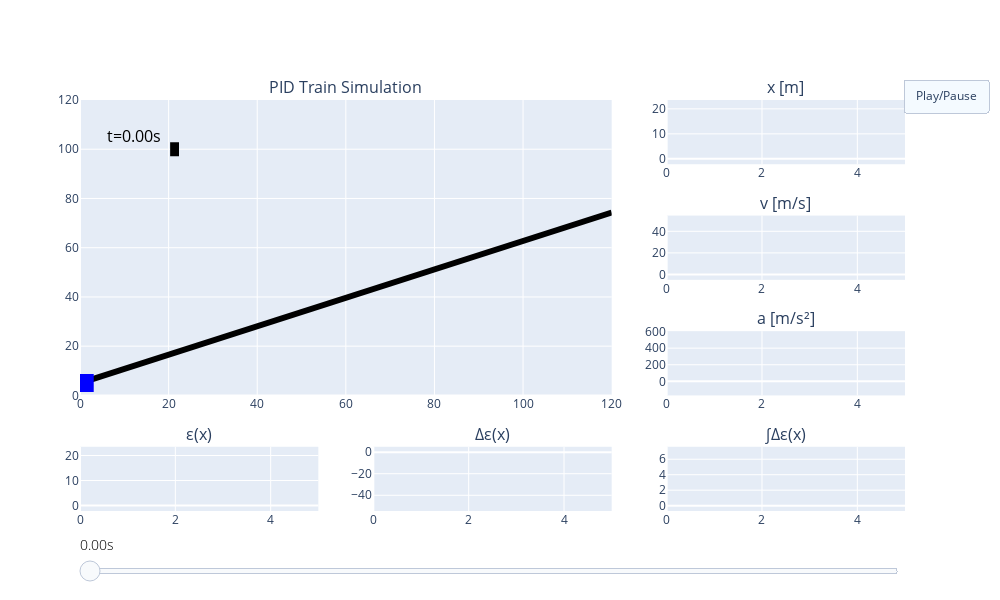

Notebook cell for this chart:
### Code cell
controller = pid(30,10,1,error = lambda t, w: w[0]-w[3])
theta= math.pi/6
x_box_0 = np.random.random()*120
y_box_0 = 100
x_train_0 = 0
y_train_0 = 5+math.sin(theta)*x_train_0
w_0 = np.array([x_box_0,y_box_0,0,x_train_0,0,y_train_0])
t_sol, w_sol = solve(lambda t,w,f,:train_and_rail(t,w,f),[0,5],w_0, controller=controller, n_steps=250)

plot_animation(t_sol, w_sol, controller, SKIPFRAMES=5).show()

### Figure 1 — Plotly figure (JSON) as saved in the notebook; plotly's stock layout.template omitted (floating-point values rounded to 4 significant figures)
{"data": [{"line": {"color": "black", "width": 6}, "mode": "lines", "type": "scatter", "x": [0, 120], "xaxis": "x", "y": [5, 74.28], "yaxis": "y"}, {"line": {"color": "blue", "width": 18}, "mode": "lines", "type": "scatter", "x": [-3.1, 3.1], "xaxis": "x", "y": [5, 5], "yaxis": "y"}, {"line": {"color": "black", "width": 14}, "mode": "lines", "type": "scatter", "x": [20.34, 22.34], "xaxis": "x", "y": [100, 100], "yaxis": "y"}, {"mode": "text", "text": ["t=0.00s"], "textfont": {"color": "black", "size": 16}, "textposition": "bottom right", "type": "scatter", "x": [6], "xaxis": "x", "y": [108], "yaxis": "y"}, {"line": {"color": "blue"}, "mode": "lines", "name": "x", "type": "scatter", "x": [0.0], "xaxis": "x2", "y": [0.0], "yaxis": "y2"}, {"line": {"color": "blue"}, "mode": "lines", "name": "v", "type": "scatter", "x": [0.0], "xaxis": "x3", "y": [0.0], "yaxis": "y3"}, {"line": {"color": "blue"}, "mode": "lines", "name": "a", "type": "scatter", "x": [0.0], "xaxis": "x4", "y": [0], "yaxis": "y4"}, {"line": {"color": "blue"}, "mode": "lines", "name": "ε(x)", "type": "scatter", "x": [0.0], "xaxis": "x5", "y": [21.34], "yaxis": "y5"}, {"line": {"color": "blue"}, "mode": "lines", "name": "Δε(x)", "type": "scatter", "x": [0.0], "xaxis": "x6", "y": [0], "yaxis": "y6"}, {"line": {"color": "blue"}, "mode": "lines", "name": "∫Δε(x)", "type": "scatter", "x": [0.0], "xaxis": "x7", "y": [0], "yaxis": "y7"}], "layout": {"annotations": [{"font": {"size": 16}, "showarrow": false, "text": "PID Train Simulation", "x": 0.3222, "xanchor": "center", "xref": "paper", "y": 1, "yanchor": "bottom", "yref": "paper"}, {"font": {"size": 16}, "showarrow": false, "text": "x [m]", "x": 0.8556, "xanchor": "center", "xref": "paper", "y": 1, "yanchor": "bottom", "yref": "paper"}, {"font": {"size": 16}, "showarrow": false, "text": "v [m/s]", "x": 0.8556, "xanchor": "center", "xref": "paper", "y": 0.7188, "yanchor": "bottom", "yref": "paper"}, {"font": {"size": 16}, "showarrow": false, "text": "a [m/s²]", "x": 0.8556, "xanchor": "center", "xref": "paper", "y": 0.4375, "yanchor": "bottom", "yref": "paper"}, {"font": {"size": 16}, "showarrow": false, "text": "ε(x)", "x": 0.1444, "xanchor": "center", "xref": "paper", "y": 0.1562, "yanchor": "bottom", "yref": "paper"}, {"font": {"size": 16}, "showarrow": false, "text": "Δε(x)", "x": 0.5, "xanchor": "center", "xref": "paper", "y": 0.1562, "yanchor": "bottom", "yref": "paper"}, {"font": {"size": 16}, "showarrow": false, "text": "∫Δε(x)", "x": 0.8556, "xanchor": "center", "xref": "paper", "y": 0.1562, "yanchor": "bottom", "yref": "paper"}], "height": 600, "showlegend": false, "sliders": [{"active": 0, "currentvalue": {"font": {"color": "black", "size": 14, "weight": 20}}, "font": {"color": "white", "size": 1, "weight": 1}, "minorticklen": 0, "pad": {"t": 0}, "steps": [{"args": [["0"], {"frame": {"duration": 0, "redraw": false}, "mode": "immediate", "transition": {"duration": 0}}], "label": "0.00s", "method": "animate", "value": "0", "visible": true}, {"args": [["1"], {"frame": {"duration": 0, "redraw": false}, "mode": "immediate", "transition": {"duration": 0}}], "label": "0.10s", "method": "animate", "value": "1", "visible": true}, {"args": [["2"], {"frame": {"duration": 0, "redraw": false}, "mode": "immediate", "transition": {"duration": 0}}], "label": "0.20s", "method": "animate", "value": "2", "visible": true}, {"args": [["3"], {"frame": {"duration": 0, "redraw": false}, "mode": "immediate", "transition": {"duration": 0}}], "label": "0.30s", "method": "animate", "value": "3", "visible": true}, {"args": [["4"], {"frame": {"duration": 0, "redraw": false}, "mode": "immediate", "transition": {"duration": 0}}], "label": "0.40s", "method": "animate", "value": "4", "visible": true}, {"args": [["5"], {"frame": {"duration": 0, "redraw": false}, "mode": "immediate", "transition": {"duration": 0}}], "label": "0.50s", "method": "animate", "value": "5", "visible": true}, {"args": [["6"], {"frame": {"duration": 0, "redraw": false}, "mode": "immediate", "transition": {"duration": 0}}], "label": "0.60s", "method": "animate", "value": "6", "visible": true}, {"args": [["7"], {"frame": {"duration": 0, "redraw": false}, "mode": "immediate", "transition": {"duration": 0}}], "label": "0.70s", "method": "animate", "value": "7", "visible": true}, {"args": [["8"], {"frame": {"duration": 0, "redraw": false}, "mode": "immediate", "transition": {"duration": 0}}], "label": "0.80s", "method": "animate", "value": "8", "visible": true}, {"args": [["9"], {"frame": {"duration": 0, "redraw": false}, "mode": "immediate", "transition": {"duration": 0}}], "label": "0.90s", "method": "animate", "value": "9", "visible": true}, {"args": [["10"], {"frame": {"duration": 0, "redraw": false}, "mode": "immediate", "transition": {"duration": 0}}], "label": "1.00s", "method": "animate", "value": "10", "visible": true}, {"args": [["11"], {"frame": {"duration": 0, "redraw": false}, "mode": "immediate", "transition": {"duration": 0}}], "label": "1.10s", "method": "animate", "value": "11", "visible": true}, {"args": [["12"], {"frame": {"duration": 0, "redraw": false}, "mode": "immediate", "transition": {"duration": 0}}], "label": "1.20s", "method": "animate", "value": "12", "visible": true}, {"args": [["13"], {"frame": {"duration": 0, "redraw": false}, "mode": "immediate", "transition": {"duration": 0}}], "label": "1.31s", "method": "animate", "value": "13", "visible": true}, {"args": [["14"], {"frame": {"duration": 0, "redraw": false}, "mode": "immediate", "transition": {"duration": 0}}], "label": "1.41s", "method": "animate", "value": "14", "visible": true}, {"args": [["15"], {"frame": {"duration": 0, "redraw": false}, "mode": "immediate", "transition": {"duration": 0}}], "label": "1.51s", "method": "animate", "value": "15", "visible": true}, {"args": [["16"], {"frame": {"duration": 0, "redraw": false}, "mode": "immediate", "transition": {"duration": 0}}], "label": "1.61s", "method": "animate", "value": "16", "visible": true}, {"args": [["17"], {"frame": {"duration": 0, "redraw": false}, "mode": "immediate", "transition": {"duration": 0}}], "label": "1.71s", "method": "animate", "value": "17", "visible": true}, {"args": [["18"], {"frame": {"duration": 0, "redraw": false}, "mode": "immediate", "transition": {"duration": 0}}], "label": "1.81s", "method": "animate", "value": "18", "visible": true}, {"args": [["19"], {"frame": {"duration": 0, "redraw": false}, "mode": "immediate", "transition": {"duration": 0}}], "label": "1.91s", "method": "animate", "value": "19", "visible": true}, {"args": [["20"], {"frame": {"duration": 0, "redraw": false}, "mode": "immediate", "transition": {"duration": 0}}], "label": "2.01s", "method": "animate", "value": "20", "visible": true}, {"args": [["21"], {"frame": {"duration": 0, "redraw": false}, "mode": "immediate", "transition": {"duration": 0}}], "label": "2.11s", "method": "animate", "value": "21", "visible": true}, {"args": [["22"], {"frame": {"duration": 0, "redraw": false}, "mode": "immediate", "transition": {"duration": 0}}], "label": "2.21s", "method": "animate", "value": "22", "visible": true}, {"args": [["23"], {"frame": {"duration": 0, "redraw": false}, "mode": "immediate", "transition": {"duration": 0}}], "label": "2.31s", "method": "animate", "value": "23", "visible": true}, {"args": [["24"], {"frame": {"duration": 0, "redraw": false}, "mode": "immediate", "transition": {"duration": 0}}], "label": "2.41s", "method": "animate", "value": "24", "visible": true}, {"args": [["25"], {"frame": {"duration": 0, "redraw": false}, "mode": "immediate", "transition": {"duration": 0}}], "label": "2.51s", "method": "animate", "value": "25", "visible": true}, {"args": [["26"], {"frame": {"duration": 0, "redraw": false}, "mode": "immediate", "transition": {"duration": 0}}], "label": "2.61s", "method": "animate", "value": "26", "visible": true}, {"args": [["27"], {"frame": {"duration": 0, "redraw": false}, "mode": "immediate", "transition": {"duration": 0}}], "label": "2.71s", "method": "animate", "value": "27", "visible": true}, {"args": [["28"], {"frame": {"duration": 0, "redraw": false}, "mode": "immediate", "transition": {"duration": 0}}], "label": "2.81s", "method": "animate", "value": "28", "visible": true}, {"args": [["29"], {"frame": {"duration": 0, "redraw": false}, "mode": "immediate", "transition": {"duration": 0}}], "label": "2.91s", "method": "animate", "value": "29", "visible": true}, {"args": [["30"], {"frame": {"duration": 0, "redraw": false}, "mode": "immediate", "transition": {"duration": 0}}], "label": "3.01s", "method": "animate", "value": "30", "visible": true}, {"args": [["31"], {"frame": {"duration": 0, "redraw": false}, "mode": "immediate", "transition": {"duration": 0}}], "label": "3.11s", "method": "animate", "value": "31", "visible": true}, {"args": [["32"], {"frame": {"duration": 0, "redraw": false}, "mode": "immediate", "transition": {"duration": 0}}], "label": "3.21s", "method": "animate", "value": "32", "visible": true}, {"args": [["33"], {"frame": {"duration": 0, "redraw": false}, "mode": "immediate", "transition": {"duration": 0}}], "label": "3.31s", "method": "animate", "value": "33", "visible": true}, {"args": [["34"], {"frame": {"duration": 0, "redraw": false}, "mode": "immediate", "transition": {"duration": 0}}], "label": "3.41s", "method": "animate", "value": "34", "visible": true}, {"args": [["35"], {"frame": {"duration": 0, "redraw": false}, "mode": "immediate", "transition": {"duration": 0}}], "label": "3.51s", "method": "animate", "value": "35", "visible": true}, {"args": [["36"], {"frame": {"duration": 0, "redraw": false}, "mode": "immediate", "transition": {"duration": 0}}], "label": "3.61s", "method": "animate", "value": "36", "visible": true}, {"args": [["37"], {"frame": {"duration": 0, "redraw": false}, "mode": "immediate", "transition": {"duration": 0}}], "label": "3.71s", "method": "animate", "value": "37", "visible": true}, {"args": [["38"], {"frame": {"duration": 0, "redraw": false}, "mode": "immediate", "transition": {"duration": 0}}], "label": "3.82s", "method": "animate", "value": "38", "visible": true}, {"args": [["39"], {"frame": {"duration": 0, "redraw": false}, "mode": "immediate", "transition": {"duration": 0}}], "label": "3.92s", "method": "animate", "value": "39", "visible": true}, {"args": [["40"], {"frame": {"duration": 0, "redraw": false}, "mode": "immediate", "transition": {"duration": 0}}], "label": "4.02s", "method": "animate", "value": "40", "visible": true}, {"args": [["41"], {"frame": {"duration": 0, "redraw": false}, "mode": "immediate", "transition": {"duration": 0}}], "label": "4.12s", "method": "animate", "value": "41", "visible": true}, {"args": [["42"], {"frame": {"duration": 0, "redraw": false}, "mode": "immediate", "transition": {"duration": 0}}], "label": "4.22s", "method": "animate", "value": "42", "visible": true}, {"args": [["43"], {"frame": {"duration": 0, "redraw": false}, "mode": "immediate", "transition": {"duration": 0}}], "label": "4.32s", "method": "animate", "value": "43", "visible": true}, {"args": [["44"], {"frame": {"duration": 0, "redraw": false}, "mode": "immediate", "transition": {"duration": 0}}], "label": "4.42s", "method": "animate", "value": "44", "visible": true}, {"args": [["45"], {"frame": {"duration": 0, "redraw": false}, "mode": "immediate", "transition": {"duration": 0}}], "label": "4.52s", "method": "animate", "value": "45", "visible": true}, {"args": [["46"], {"frame": {"duration": 0, "redraw": false}, "mode": "immediate", "transition": {"duration": 0}}], "label": "4.62s", "method": "animate", "value": "46", "visible": true}, {"args": [["47"], {"frame": {"duration": 0, "redraw": false}, "mode": "immediate", "transition": {"duration": 0}}], "label": "4.72s", "method": "animate", "value": "47", "visible": true}, {"args": [["48"], {"frame": {"duration": 0, "redraw": false}, "mode": "immediate", "transition": {"duration": 0}}], "label": "4.82s", "method": "animate", "value": "48", "visible": true}, {"args": [["49"], {"frame": {"duration": 0, "redraw": false}, "mode": "immediate", "transition": {"duration": 0}}], "label": "4.92s", "method": "animate", "value": "49", "visible": true}], "ticklen": 0, "x": 0, "xanchor": "left", "y": -0.05, "yanchor": "top"}], "transition": {"duration": 1, "easing": "linear"}, "updatemenus": [{"buttons": [{"args": [null, {"frame": {"duration": 0, "redraw": false}, "fromcurrent": true, "transition": {"duration": 0, "easing": "quadratic-in-out"}}], "args2": [[null], {"frame": {"duration": 0, "redraw": false}, "mode": "immediate", "transition": {"duration": 0}}], "label": "Play/Pause", "method": "animate"}], "showactive": true, "type": "buttons", "x": 1.1, "xanchor": "right", "y": 1.05, "yanchor": "top"}], "width": 1000, "xaxis": {"anchor": "y", "domain": [0, 0.6444], "range": [0, 120]}, "xaxis2": {"anchor": "y2", "domain": [0.7111, 1], "range": [0, 5]}, "xaxis3": {"anchor": "y3", "domain": [0.7111, 1], "range": [0, 5]}, "xaxis4": {"anchor": "y4", "domain": [0.7111, 1], "range": [0, 5]}, "xaxis5": {"anchor": "y5", "domain": [0, 0.2889], "range": [0, 5]}, "xaxis6": {"anchor": "y6", "domain": [0.3556, 0.6444], "range": [0, 5]}, "xaxis7": {"anchor": "y7", "domain": [0.7111, 1], "range": [0, 5]}, "yaxis": {"anchor": "x", "domain": [0.2812, 1], "range": [0, 120]}, "yaxis2": {"anchor": "x2", "domain": [0.8438, 1], "range": [-2.139, 23.53]}, "yaxis3": {"anchor": "x3", "domain": [0.5625, 0.7188], "range": [-4.97, 54.58]}, "yaxis4": {"anchor": "x4", "domain": [0.2812, 0.4375], "range": [-170.2, 605.0]}, "yaxis5": {"anchor": "x5", "domain": [0, 0.1562], "range": [-2.18, 23.48]}, "yaxis6": {"anchor": "x6", "domain": [0, 0.1562], "range": [-54.58, 4.97]}, "yaxis7": {"anchor": "x7", "domain": [0, 0.1562], "range": [-0.6919, 7.611]}}}
